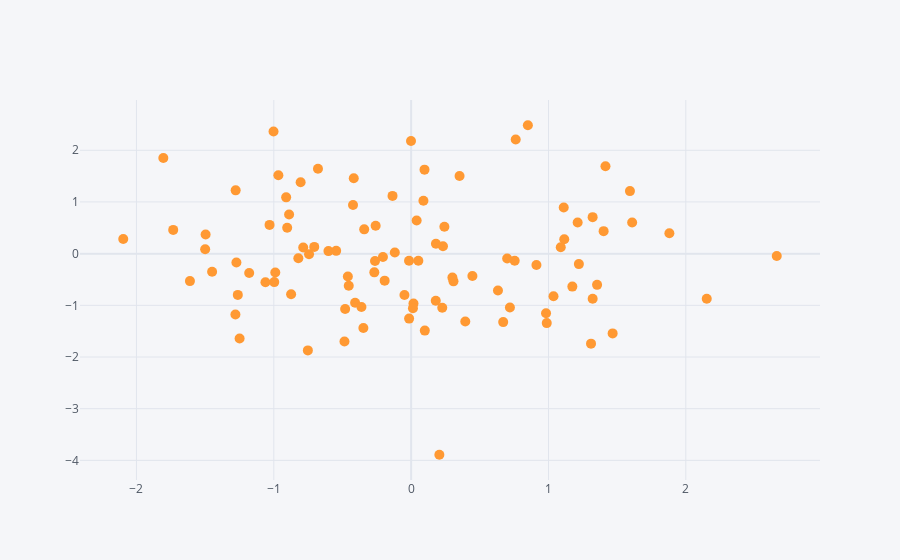

Write notebook code for a chart like this one.
### Code cell
df.iplot(kind = 'scatter', x='A', y='B', mode='markers', size = 10)
